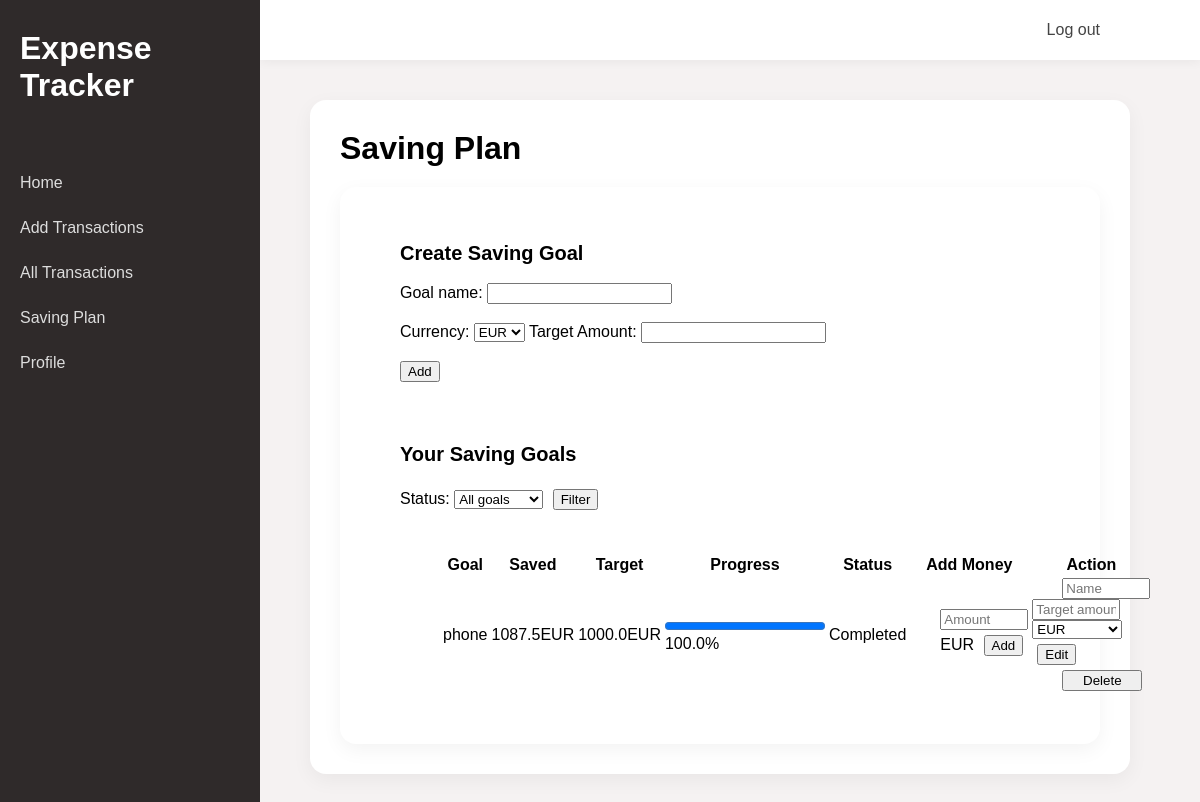
The page /saving (signed in) on the database its author committed.
### tables this page shows
CREATE TABLE saving_goals (
    id INTEGER PRIMARY KEY AUTOINCREMENT,
    user_id TEXT NOT NULL,
    goal_name TEXT NOT NULL,
    target_amount REAL NOT NULL,
    current_amount REAL DEFAULT 0,
    currency TEXT NOT NULL
);

### app.py (the view, shortened to what this page needs)
@app.route("/saving", methods=["GET", "POST"])
@login_required
def saving():
    form = SavingGoalForm()
    db = get_db()
    filter = request.args.get("filter", "all")
    if filter == "completed":
        goals = db.execute("""SELECT *
                        FROM saving_goals
                        WHERE user_id = ?
                        AND current_amount >= target_amount
                       """, (session["user_id"],)).fetchall()
    elif filter == "ongoing":
        goals = db.execute("""SELECT *
                        FROM saving_goals
                        WHERE user_id = ?
                        AND current_amount < target_amount
                       """, (session["user_id"],)).fetchall()
    else:
        goals = db.execute("""SELECT *
                        FROM saving_goals
                        WHERE user_id = ?
                        """, (session["user_id"],)).fetchall()
    db.commit()
    return render_template("saving.html", goals=goals, form=form, filter=filter)

### forms.py
class SavingGoalForm(FlaskForm):
    goal_name = StringField("Goal name: ", validators=[InputRequired()])
    target_amount = FloatField("Target Amount: ", validators=[InputRequired()])
    currency = SelectField("Currency: ", choices=["EUR", "CNY"], validators=[InputRequired()])
    submit = SubmitField("Add")

### app.py (called while the page is built)
@app.before_request
def load_logged_in_user():
    g.user = session.get("user_id", None)

def login_required(view):
    @wraps(view)
    def wrapped_view(*args, **kwargs):
        if g.user is None:
            return redirect(url_for("login", next=request.url))
        return view(*args, **kwargs)
    return wrapped_view

### database.py (called while the page is built)
def get_db():
    if "db" not in g:
        g.db = sqlite3.connect(DATABASE,
            detect_types=sqlite3.PARSE_DECLTYPES
        )
        g.db.row_factory = sqlite3.Row
    return g.db

### templates/saving.html (shortened to what this page needs)
{% extends "base.html" %}
{% block main_content %}
<h1>Saving Plan</h1>
<section>
    <h3>Create Saving Goal</h3>
    <br>
    <form action="" method="post">
        {{ form.goal_name.label }}
        {{ form.goal_name() }}
        <br>
        <br>
        {{ form.currency.label }}
        {{ form.currency() }}
        {{ form.target_amount.label }}
        {{ form.target_amount() }}
        <br>
        <br>
        {{ form.submit() }}
    </form>
    <br>
    <br>
    <h3>Your Saving Goals</h3>
    <br>
    <form action="" method="get">
        <label for="filter">Status: </label>
        <select name="filter">
            <option value="all" {% if filter=="all" %}selected{% endif %}>All goals</option>
        </select>
        <button type="submit">Filter</button>
    </form>
    <br>
    <table>
        <tr>
            <th>Goal</th>
            <th>Saved</th>
            <th>Target</th>
            <th>Progress</th>
            <th>Status</th>
            <th>Add Money</th>
            <th>Action</th>
        </tr>
        {% for goal in goals %}
        <tr>
            <td>{{ goal.goal_name }}</td>
            <td>{{ goal.current_amount }}{{ goal.currency }}</td>
            <td>{{ goal.target_amount }}{{ goal.currency }}</td>
            <td><progress value="{{ [goal.current_amount|float, goal.target_amount|float]|min }}"
                    max="{{ goal.target_amount }}"></progress>{% if goal.target_amount|float > 0%}{{
                ([goal.current_amount|float, goal.target_amount|float]|min / goal.target_amount|float * 100) |round(1)
                }}%{% else %}0%{% endif %}</td>
            <td>{% if goal.current_amount|float >= goal.target_amount|float %}Completed{% else %}In progress{% endif %}
            </td>
            <td>
                <form action="{{ url_for('add_saving', goal_id=goal.id)}}" method="post">
                    <input type="number" name="amount" step="0.01" placeholder="Amount"> {{ goal.currency }}
                    <button type="submit">Add</button>
                </form>
            </td>
            <td>
                <form action="{{ url_for('update_goal', id = goal.id) }}" method="post" style="display: inline;">
                    <input name="goal_name" placeholder="Name">
                    <input name="target_amount" placeholder="Target amount">
                    <select name="currency">
                        <option value="EUR" {% if goal.currency=="EUR" %}selected{% endif %}>EUR</option>
                    </select>
                    <button type="submit">Edit</button>
                </form>
                <form action="{{ url_for('delete_goal', id = goal.id) }}" method="post" style="display: inline;">
                    <input type="submit" value="Delete" onclick="return confirm('Delete this saving goal?')">
                </form>
            </td>
        </tr>
        {% endfor %}
    </table>
</section>
{% endblock %}

### static/styles.css (style rules this page uses)
* { margin: 0; font-family: sans-serif; }
html { background-color: #f5f2f2; }
section { background-color: white; padding: 30px; border-radius: 16px; box-shadow: 0 6px 20px rgba(0, 0, 0, 0.05); }
h1 { font-size: 32px; margin-bottom: 20px; }
h3 { font-size: 20px; margin-top: 25px; margin-left: 30px; }
button { margin: 5px; }
table input { width: 80px; }
table select { width: 90px; }
form { margin-left: 30px; }
table { margin-left: 70px; margin-top: 20px; margin-bottom: 20px; }

### rows shown on the page
saving_goals: goal_name "phone", current_amount "1087.5", currency "EUR", target_amount "1000.0", current_amount "100.0", shows "Completed"
